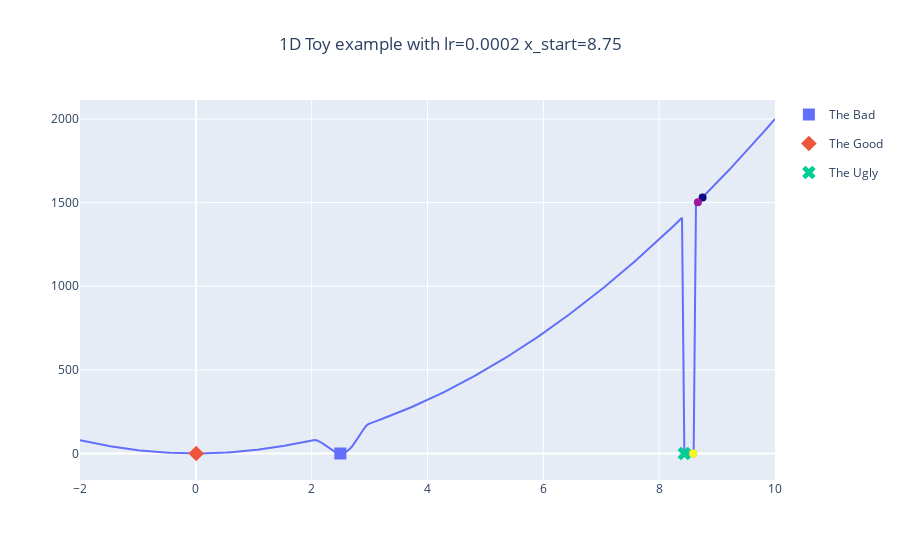

Source (notebook cell):
### Code cell
fig.show()

### Figure 1 — Plotly figure (JSON) as saved in the notebook; plotly's stock layout.template omitted (floating-point values rounded to 4 significant figures; data arrays with more than 128 entries replaced by an {"elided": "..."} marker saying what was removed)
{"data": [{"hovertemplate": "x=%{x}<br>y=%{y}<extra></extra>", "legendgroup": "", "line": {"color": "#636efa", "dash": "solid"}, "marker": {"symbol": "circle"}, "mode": "lines", "name": "", "orientation": "v", "showlegend": false, "type": "scatter", "x": {"elided": "300 float values"}, "xaxis": "x", "y": {"elided": "300 float values"}, "yaxis": "y"}, {"hovertemplate": "minima_type=The Bad<br>x=%{x}<br>y=%{y}<extra></extra>", "legendgroup": "The Bad", "marker": {"color": "#636efa", "size": 12, "symbol": "square"}, "mode": "markers", "name": "The Bad", "orientation": "v", "showlegend": true, "type": "scatter", "x": [2.495], "xaxis": "x", "y": [0.02557], "yaxis": "y"}, {"hovertemplate": "minima_type=The Good<br>x=%{x}<br>y=%{y}<extra></extra>", "legendgroup": "The Good", "marker": {"color": "#EF553B", "size": 12, "symbol": "diamond"}, "mode": "markers", "name": "The Good", "orientation": "v", "showlegend": true, "type": "scatter", "x": [0.006689], "xaxis": "x", "y": [0.0008948], "yaxis": "y"}, {"hovertemplate": "minima_type=The Ugly<br>x=%{x}<br>y=%{y}<extra></extra>", "legendgroup": "The Ugly", "marker": {"color": "#00cc96", "size": 12, "symbol": "x"}, "mode": "markers", "name": "The Ugly", "orientation": "v", "showlegend": true, "type": "scatter", "x": [8.435], "xaxis": "x", "y": [0], "yaxis": "y"}, {"hovertemplate": "x=%{x}<br>y=%{y}<br>step=%{marker.color}<extra></extra>", "legendgroup": "", "marker": {"color": [1, 2, 3, 4], "coloraxis": "coloraxis", "size": 8, "symbol": "circle"}, "mode": "markers", "name": "", "orientation": "v", "showlegend": false, "type": "scatter", "x": [8.75, 8.668, 8.587, 8.587], "xaxis": "x", "y": [1531.0, 1503.0, 0, 0], "yaxis": "y"}], "layout": {"coloraxis": {"showscale": false}, "title": {"text": "1D Toy example with lr=0.0002 x_start=8.75", "x": 0.5, "xanchor": "center"}}}
